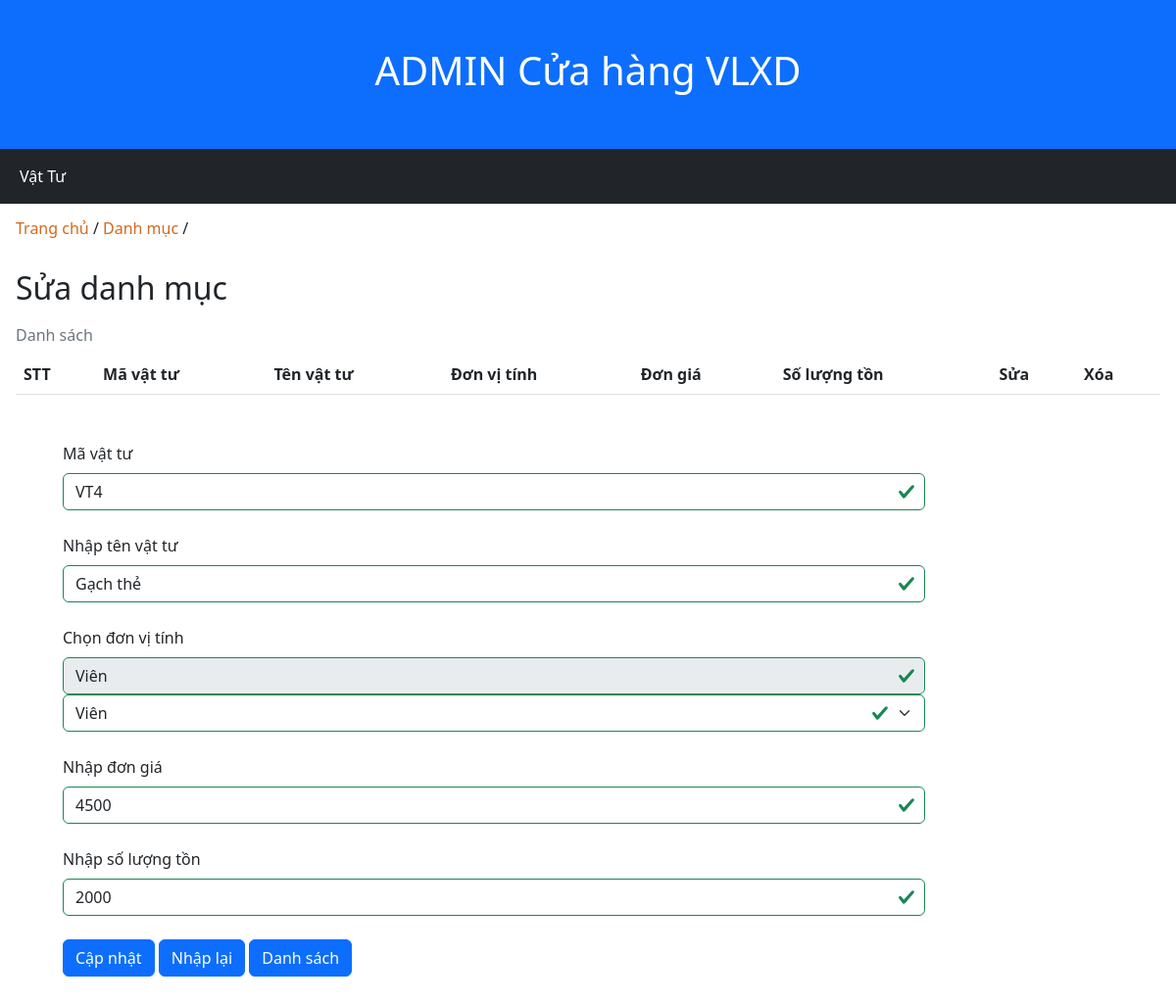
The page /admin/index.php?act=capnhat-dm&id=1 on the database its author committed.
### tables this page shows
CREATE TABLE `vat_tu` (
  `id` int(11) NOT NULL,
  `MaVT` varchar(50) NOT NULL,
  `TenVT` varchar(250) NOT NULL,
  `DVT` varchar(50) NOT NULL,
  `DonGia` double(10,0) NOT NULL,
  `SoLuongTon` int(150) NOT NULL
);

### model/pdo.php (called while the page is built, shortened)
<?php
function pdo_get_connection(){
    $dburl = "mysql:host=localhost;dbname=tkw_web2041;charset=utf8";
    $username = 'root';
    $password = '';
    $conn = new PDO($dburl, $username, $password);
    $conn->setAttribute(PDO::ATTR_ERRMODE, PDO::ERRMODE_EXCEPTION);
    return $conn;
}
function pdo_query_one($sql){
    $sql_args = array_slice(func_get_args(), 1);
    try{
        $conn = pdo_get_connection();
        $stmt = $conn->prepare($sql);
        $stmt->execute($sql_args);
        $row = $stmt->fetch(PDO::FETCH_ASSOC);
        return $row;
    }
    catch(PDOException $e){
        throw $e;
    }
    finally{
        unset($conn);
    }
}

### model/danhmuc.php (called while the page is built, shortened)
<?php
function showone_dm($id){
    $sql="select * from vat_tu where id=".$id;
    $dm = pdo_query_one($sql);
    return $dm;
}
?>

### admin/danhmuc-admin/update.php (the view, shortened to what this page needs)
<div class="pg" style="margin: 1em 1em;">
    <h6>
        <a href="index.php" style="text-decoration: none; color: chocolate;">Trang chủ</a> /
        <a href="index.php?act=ds-dm" style="text-decoration: none; color:chocolate;">Danh mục</a> /
    </h6>
    <br>
    <h2>Sửa danh mục</h2>
  <div class="mb-4">
  <table class="table caption-top">
  <caption>Danh sách</caption>
  <thead>
    <tr>
    <th scope="col">STT</th>
      <th scope="col">Mã vật tư</th>
      <th scope="col">Tên vật tư</th>
      <th scope="col">Đơn vị tính</th>
      <th scope="col">Đơn giá</th>
      <th scope="col">Số lượng tồn</th>
      <th scope="col">Sửa</th>
      <th scope="col">Xóa</th>
    </tr >
  </thead>
</table>
</div>
<form class="was-validated" action="index.php?act=update-dm" style="width: 55em; margin: 3em 3em;;" method="POST">
  <div class="mb-4">
    <label for="validationTextarea" class="form-label">Mã vật tư</label>
    <input type="text" class="form-control is-valid" id="validationTextarea" value="<?=$dm['MaVT']?>" name="mavt"></input>
  </div>
  <div class="mb-4">
    <label for="validationTextarea" class="form-label">Nhập tên vật tư</label>
    <input type="text" class="form-control is-valid" id="validationTextarea" value="<?=$dm['TenVT']?>"  name="tenloai"></input>
  </div>
  <div class="mb-4">
    <label for="validationTextarea" class="form-label">Chọn đơn vị tính</label>
    <input type="text" class="form-control is-valid" id="validationTextarea" value="<?=$dm['DVT']?>" disabled></input>
    <select  class="form-select"  aria-label="select example" name="dvt" id="">
      <option value="Viên">Viên</option>
    </select>
  </div>
  <div class="mb-4">
    <label for="validationTextarea" class="form-label">Nhập đơn giá</label>
    <input type="text" class="form-control is-valid" id="validationTextarea" value="<?=$dm['DonGia']?>"  name="dongia"></input>
  </div>
  <div class="mb-4">
    <label for="validationTextarea" class="form-label">Nhập số lượng tồn</label>
    <input type="text" class="form-control is-valid" id="validationTextarea" value="<?=$dm['SoLuongTon']?>"  name="soluong"></input>
  </div>
  <div class="mb-3">
    <input class="btn btn-primary" type="submit" id="" value="Cập nhật" name="capnhat"></input>
    <input class="btn btn-primary" type="reset" id="" value="Nhập lại"></input>
    <a href="index.php?act=ds-dm" class="btn btn-primary">Danh sách</a>
  </div>
</form>

### rows shown on the page
vat_tu: mavt "VT4", tenloai "Gạch thẻ", DVT "Viên", dongia "4500", soluong "2000"
